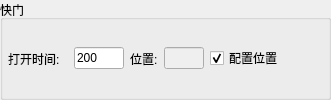
                <widget class="QGroupBox" name="groupBox_8">
                 <property name="title">
                  <string>快门</string>
                 </property>
                 <layout class="QHBoxLayout" name="horizontalLayout_4">
                  <property name="leftMargin">
                   <number>5</number>
                  </property>
                  <property name="topMargin">
                   <number>5</number>
                  </property>
                  <property name="rightMargin">
                   <number>5</number>
                  </property>
                  <property name="bottomMargin">
                   <number>5</number>
                  </property>
                  <item>
                   <widget class="QLabel" name="label_26">
                    <property name="minimumSize">
                     <size>
                      <width>60</width>
                      <height>0</height>
                     </size>
                    </property>
                    <property name="text">
                     <string>打开时间:</string>
                    </property>
                   </widget>
                  </item>
                  <item>
                   <widget class="QLineEdit" name="lineEdit_durationTime">
                    <property name="enabled">
                     <bool>true</bool>
                    </property>
                    <property name="minimumSize">
                     <size>
                      <width>50</width>
                      <height>0</height>
                     </size>
                    </property>
                    <property name="maximumSize">
                     <size>
                      <width>49</width>
                      <height>16777215</height>
                     </size>
                    </property>
                    <property name="text">
                     <string>200</string>
                    </property>
                    <property name="readOnly">
                     <bool>false</bool>
                    </property>
                   </widget>
                  </item>
                  <item>
                   <widget class="QLabel" name="label_27">
                    <property name="text">
                     <string>位置:</string>
                    </property>
                   </widget>
                  </item>
                  <item>
                   <widget class="QLineEdit" name="lineEdit_shutterPos">
                    <property name="enabled">
                     <bool>false</bool>
                    </property>
                    <property name="maximumSize">
                     <size>
                      <width>40</width>
                      <height>16777215</height>
                     </size>
                    </property>
                    <property name="readOnly">
                     <bool>true</bool>
                    </property>
                   </widget>
                  </item>
                  <item>
                   <widget class="QCheckBox" name="checkBox_useConfigPos">
                    <property name="text">
                     <string>配置位置</string>
                    </property>
                    <property name="checked">
                     <bool>true</bool>
                    </property>
                   </widget>
                  </item>
                  <item>
                   <spacer name="horizontalSpacer_18">
                    <property name="orientation">
                     <enum>Qt::Horizontal</enum>
                    </property>
                    <property name="sizeHint" stdset="0">
                     <size>
                      <width>40</width>
                      <height>20</height>
                     </size>
                    </property>
                   </spacer>
                  </item>
                 </layout>
                </widget>
